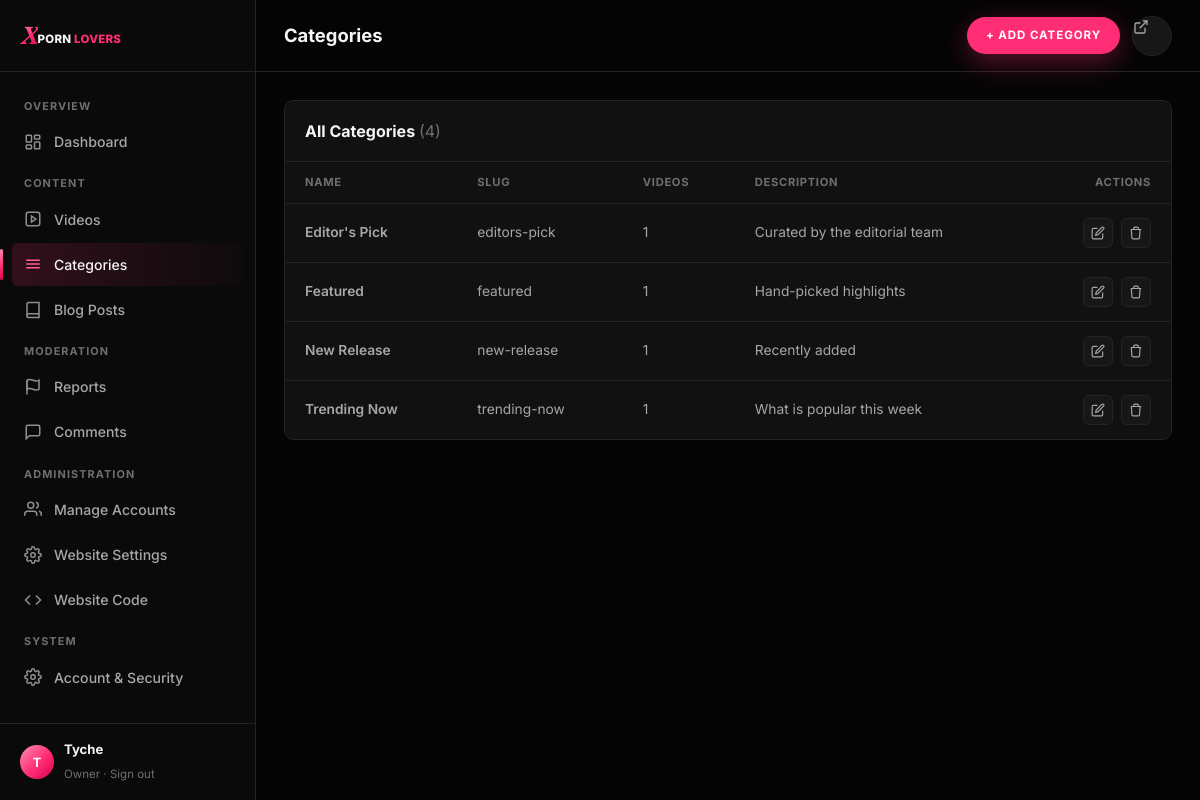
The app's page /admin/categories.php (signed in) with its own data.
### tables this page shows
CREATE TABLE IF NOT EXISTS categories (
    id          INT UNSIGNED AUTO_INCREMENT PRIMARY KEY,
    name        VARCHAR(100) NOT NULL,
    slug        VARCHAR(100) NOT NULL UNIQUE,
    description VARCHAR(500) NULL,
    created_at  DATETIME NOT NULL DEFAULT CURRENT_TIMESTAMP
);

### includes/db.php (called while the page is built, shortened)
<?php
function db(): PDO
{
    static $pdo = null;
    if ($pdo === null) {
        $dsn = sprintf(
            'mysql:host=%s;dbname=%s;charset=%s',
            DB_HOST,
            DB_NAME,
            DB_CHARSET
        );
        try {
            $pdo = new PDO($dsn, DB_USER, DB_PASS, [
                PDO::ATTR_ERRMODE            => PDO::ERRMODE_EXCEPTION,
                PDO::ATTR_DEFAULT_FETCH_MODE => PDO::FETCH_ASSOC,
                PDO::ATTR_EMULATE_PREPARES   => false,
            ]);
        } catch (PDOException $e) {
            error_log('[db] connection failed: ' . $e->getMessage());
            http_response_code(500);
            require __DIR__ . '/../errors/500.php';
            exit;
        }
    }
    return $pdo;
}

### includes/auth.php (called while the page is built, shortened)
<?php
require_once __DIR__ . '/db.php';
require_once __DIR__ . '/helpers.php';
function current_admin(): ?array
{
    $stmt = db()->prepare("SELECT id, username, role, is_owner, status, last_login FROM admins WHERE id = ? AND status = 'active' LIMIT 1");
    $stmt->execute([$_SESSION['admin_id']]);
    $admin = $stmt->fetch();
    return $admin;
}
function require_admin(): array
{
    $admin = current_admin();
    return $admin;
}
function admin_has_role(array $admin, string $minRole): bool
{
    return (ROLE_RANK[$admin['role']] ?? 0) >= (ROLE_RANK[$minRole] ?? PHP_INT_MAX);
}

### includes/helpers.php (called while the page is built, shortened)
<?php
function e(?string $value): string
{
    return htmlspecialchars($value ?? '', ENT_QUOTES, 'UTF-8');
}

### admin/categories.php (the view, shortened to what this page needs)
<?php
require_once __DIR__ . '/../includes/db.php';
require_once __DIR__ . '/../includes/helpers.php';
require_once __DIR__ . '/../includes/auth.php';
$admin = require_admin();
$pdo = db();
$editingCategory = null;
$showForm = $editingCategory !== null || isset($_GET['new']);
$categories = $pdo->query(
    "SELECT c.*, COUNT(v.id) AS video_count
     FROM categories c
     LEFT JOIN videos v ON v.category_id = c.id
     GROUP BY c.id
     ORDER BY c.name"
)->fetchAll();
?>
<!doctype html>
<html lang="en">
<head>
<link rel="stylesheet" href="/assets/css/tokens.css">
<link rel="stylesheet" href="/assets/css/main.css">
<link rel="stylesheet" href="/assets/css/admin.css">
</head>
<body class="admin">
<div class="admin-shell">
  <?php $active = 'categories'; include __DIR__ . '/../includes/partials/admin_sidebar.php'; ?>
  <div class="admin-main">
    <header class="admin-topbar">
      <div style="display:flex; align-items:center; gap:14px;">
        <h2>Categories</h2>
      </div>
      <div class="topbar-actions">
        <?php if (!$showForm): ?>
          <a href="/admin/categories.php?new=1" class="btn btn-primary btn-sm">+ Add Category</a>
        <?php endif; ?>
        <a href="/index.php" class="btn-icon" aria-label="View site" title="View site">
          <svg width="16" height="16" viewBox="0 0 24 24" fill="none" stroke="currentColor" stroke-width="2"><path d="M18 13v6a2 2 0 0 1-2 2H5a2 2 0 0 1-2-2V8a2 2 0 0 1 2-2h6"/><path d="M15 3h6v6"/><path d="M10 14 21 3"/></svg>
        </a>
      </div>
    </header>
    <div class="admin-content">
      <div class="panel">
        <div class="panel-head">
          <h3>All Categories <span style="color:var(--text-muted); font-weight:400;">(<?= count($categories) ?>)</span></h3>
        </div>
        <div class="table-wrap">
          <table class="data-table">
            <thead>
              <tr>
                <th>Name</th>
                <th>Slug</th>
                <th>Videos</th>
                <th>Description</th>
                <th style="text-align:right;">Actions</th>
              </tr>
            </thead>
            <tbody>
              <?php if ($categories): foreach ($categories as $cat): ?>
                <tr>
                  <td class="row-title"><?= e($cat['name']) ?></td>
                  <td><?= e($cat['slug']) ?></td>
                  <td><?= (int) $cat['video_count'] ?></td>
                  <td style="max-width:280px;"><?= $cat['description'] ? e(mb_strimwidth($cat['description'], 0, 80, '…')) : '<span style="color:var(--text-muted);">—</span>' ?></td>
                  <td>
                    <div class="row-actions">
                      <a href="/admin/categories.php?edit=<?= (int) $cat['id'] ?>" aria-label="Edit"><svg viewBox="0 0 24 24" fill="none" stroke="currentColor" stroke-width="2"><path d="M11 4H4a2 2 0 0 0-2 2v14a2 2 0 0 0 2 2h14a2 2 0 0 0 2-2v-7"/><path d="M18.5 2.5a2.12 2.12 0 0 1 3 3L12 15l-4 1 1-4Z"/></svg></a>
                      <form method="post" action="/admin/actions/category_action.php" onsubmit="return confirm('Delete &quot;<?= e($cat['name']) ?>&quot;? <?= (int) $cat['video_count'] ?> video(s) in it will become uncategorized (General) — they will not be deleted.');" style="display:inline;">
                        <button type="submit" aria-label="Delete"><svg viewBox="0 0 24 24" fill="none" stroke="currentColor" stroke-width="2"><path d="M3 6h18M8 6V4a2 2 0 0 1 2-2h4a2 2 0 0 1 2 2v2m3 0-1 14a2 2 0 0 1-2 2H7a2 2 0 0 1-2-2L4 6"/></svg></button>
                      </form>
                    </div>
                  </td>
                </tr>
              <?php endforeach; else: ?>
                <tr><td colspan="5" style="color:var(--text-secondary);">No categories yet.</td></tr>
              <?php endif; ?>
            </tbody>
          </table>
        </div>
      </div>
    </div>
  </div>
</div>
</body>
</html>

### includes/partials/admin_sidebar.php (shortened to what this page needs)
<?php
$active = $active ?? '';
$canModerate = admin_has_role($admin, 'moderator');
$canAdminister = admin_has_role($admin, 'admin');
$roleLabels = ['creator' => 'Creator', 'moderator' => 'Moderator', 'admin' => 'Admin'];
$roleLabel = ($admin['is_owner'] ?? false) ? 'Owner' : ($roleLabels[$admin['role']] ?? ucfirst($admin['role']));
?>
<aside class="sidebar">
  <div class="sidebar-head">
    <a href="/index.php" class="logo logo--sm">
      <span class="logo-mark">X</span><span class="logo-text">PORN <span class="accent">LOVERS</span></span>
    </a>
  </div>
  <nav class="sidebar-nav">
    <div class="sidebar-group-label">Overview</div>
    <a href="/admin/dashboard.php" class="<?= $active === 'dashboard' ? 'active' : '' ?>">
      <svg viewBox="0 0 24 24" fill="none" stroke="currentColor" stroke-width="2"><rect x="3" y="3" width="7" height="9" rx="1"/><rect x="14" y="3" width="7" height="5" rx="1"/><rect x="14" y="12" width="7" height="9" rx="1"/><rect x="3" y="16" width="7" height="5" rx="1"/></svg>
      Dashboard
    </a>
    <div class="sidebar-group-label">Content</div>
    <a href="/admin/videos.php" class="<?= $active === 'videos' ? 'active' : '' ?>">
      <svg viewBox="0 0 24 24" fill="none" stroke="currentColor" stroke-width="2"><path d="m10 8 6 4-6 4V8Z"/><rect x="3" y="3" width="18" height="18" rx="3"/></svg>
      Videos
    </a>
    <a href="/admin/categories.php" class="<?= $active === 'categories' ? 'active' : '' ?>">
      <svg viewBox="0 0 24 24" fill="none" stroke="currentColor" stroke-width="2"><path d="M3 7h18M3 12h18M3 17h18"/></svg>
      Categories
    </a>
    <a href="#">
      <svg viewBox="0 0 24 24" fill="none" stroke="currentColor" stroke-width="2"><path d="M4 19.5A2.5 2.5 0 0 1 6.5 17H20"/><path d="M6.5 2H20v20H6.5A2.5 2.5 0 0 1 4 19.5v-15A2.5 2.5 0 0 1 6.5 2z"/></svg>
      Blog Posts
    </a>
    <?php if ($canModerate): ?>
      <div class="sidebar-group-label">Moderation</div>
      <a href="/admin/dashboard.php#reports" style="justify-content:space-between;">
        <span style="display:flex; align-items:center; gap:12px;">
          <svg viewBox="0 0 24 24" fill="none" stroke="currentColor" stroke-width="2"><path d="M4 15s1-1 4-1 5 2 8 2 4-1 4-1V3s-1 1-4 1-5-2-8-2-4 1-4 1z"/><path d="M4 22V3"/></svg>
          Reports
        </span>
      </a>
      <a href="/admin/comments.php" class="<?= $active === 'comments' ? 'active' : '' ?>" style="justify-content:space-between;">
        <span style="display:flex; align-items:center; gap:12px;">
          <svg viewBox="0 0 24 24" fill="none" stroke="currentColor" stroke-width="2"><path d="M21 15a2 2 0 0 1-2 2H7l-4 4V5a2 2 0 0 1 2-2h14a2 2 0 0 1 2 2z"/></svg>
          Comments
        </span>
      </a>
    <?php endif; ?>
    <?php if ($canAdminister): ?>
      <div class="sidebar-group-label">Administration</div>
      <a href="/admin/accounts.php" class="<?= $active === 'accounts' ? 'active' : '' ?>">
        <svg viewBox="0 0 24 24" fill="none" stroke="currentColor" stroke-width="2"><path d="M17 21v-2a4 4 0 0 0-4-4H5a4 4 0 0 0-4 4v2"/><circle cx="9" cy="7" r="4"/><path d="M23 21v-2a4 4 0 0 0-3-3.87"/><path d="M16 3.13a4 4 0 0 1 0 7.75"/></svg>
        Manage Accounts
      </a>
      <a href="/admin/settings.php" class="<?= $active === 'settings' ? 'active' : '' ?>">
        Website Settings
      </a>
      <a href="/admin/code.php" class="<?= $active === 'code' ? 'active' : '' ?>">
        <svg viewBox="0 0 24 24" fill="none" stroke="currentColor" stroke-width="2"><polyline points="16 18 22 12 16 6"/><polyline points="8 6 2 12 8 18"/></svg>
        Website Code
      </a>
    <?php endif; ?>
    <div class="sidebar-group-label">System</div>
    <a href="/admin/dashboard.php#account">
      Account &amp; Security
    </a>
  </nav>
  <div class="sidebar-foot">
    <div class="avatar"><?= e(mb_strtoupper(mb_substr($admin['username'], 0, 1))) ?></div>
    <div class="who">
      <strong><?= e($admin['username']) ?></strong>
      <span><?= e($roleLabel) ?> · <a href="/admin/logout.php" style="color:var(--text-muted);">Sign out</a></span>
    </div>
  </div>
</aside>

### assets/css/tokens.css (style rules this page uses)
:root { --bg-primary: #050505; --bg-secondary: #0A0A0A; --bg-card: #111111; --bg-elevated: #171717; --border: #242424; --text-primary: #F5F5F5; --text-secondary: #A7A7A7; --text-muted: #6F6F6F; --pink: #FF2D75; --pink-hover: #FF5C9A; --pink-dark: #D90052; --pink-soft: #FF8DB5; --gradient-brand: linear-gradient(135deg, #FF8DB5 0%, #FF2D75 55%, #D90052 100%); --font-display: 'Playfair Display', 'Times New Roman', Georgia, serif; --font-body: 'Inter', -apple-system, BlinkMacSystemFont, 'Segoe UI', Helvetica, Arial, sans-serif; --radius-sm: 6px; --radius-md: 10px; --radius-lg: 16px; --radius-full: 999px; --shadow-card: 0 8px 24px rgba(0, 0, 0, 0.45); --shadow-pink: 0 8px 28px rgba(255, 45, 117, 0.35); --ease: cubic-bezier(0.22, 1, 0.36, 1); --transition-fast: 150ms var(--ease); --transition-base: 250ms var(--ease); --transition-slow: 400ms var(--ease); --nav-height: 72px; --nav-height-mobile: 60px; --container-max: 1440px; }

### assets/css/main.css (style rules this page uses)
*, *::before, *::after { box-sizing: border-box; }
html { -webkit-text-size-adjust: 100%; scroll-behavior: smooth; }
body { margin: 0; background: var(--bg-primary); color: var(--text-primary); font-family: var(--font-body); font-size: 16px; line-height: 1.5; -webkit-font-smoothing: antialiased; }
a { color: inherit; text-decoration: none; }
button { font-family: inherit; cursor: pointer; }
h1, h2, h3, h4, p { margin: 0; }
.logo { display: inline-flex; align-items: baseline; gap: 1px; line-height: 1; white-space: nowrap; }
.logo-mark { font-family: var(--font-display); font-style: italic; font-weight: 900; font-size: 2.2rem; background: var(--gradient-brand); -webkit-background-clip: text; background-clip: text; color: transparent; margin-right: -1px; transform: translateY(1px); }
.logo-text { font-family: var(--font-body); font-weight: 800; font-size: 0.95rem; letter-spacing: 0.02em; text-transform: uppercase; color: var(--text-primary); }
.logo-text .accent { color: var(--pink); }
.logo--sm .logo-mark { font-size: 1.5rem; }
.logo--sm .logo-text { font-size: 0.72rem; }
.btn { display: inline-flex; align-items: center; justify-content: center; gap: 8px; padding: 13px 28px; border-radius: var(--radius-full); font-size: 0.8rem; font-weight: 700; letter-spacing: 0.08em; text-transform: uppercase; border: 1px solid transparent; transition: background var(--transition-fast), color var(--transition-fast), border-color var(--transition-fast), transform var(--transition-fast), box-shadow var(--transition-fast); }
.btn-primary { background: var(--pink); color: #fff; box-shadow: var(--shadow-pink); }
.btn-sm { padding: 9px 18px; font-size: 0.72rem; }
.btn-icon { width: 40px; height: 40px; padding: 0; border-radius: var(--radius-full); background: var(--bg-elevated); border: 1px solid var(--border); color: var(--text-secondary); }

### records on screen
categories: name "Editor's Pick", slug "editors-pick", video_count "1", description "Curated by the editorial team"
categories: name "Featured", slug "featured", video_count "1", description "Hand-picked highlights"
categories: name "New Release", slug "new-release", video_count "1", description "Recently added"
categories: name "Trending Now", slug "trending-now", video_count "1", description "What is popular this week"

### other values on screen
mb_strtoupper(mb_substr($admin['username'], 0, 1)) "T"
$admin['username'] "Tyche"
$roleLabel "Owner"
count($categories) "4"
